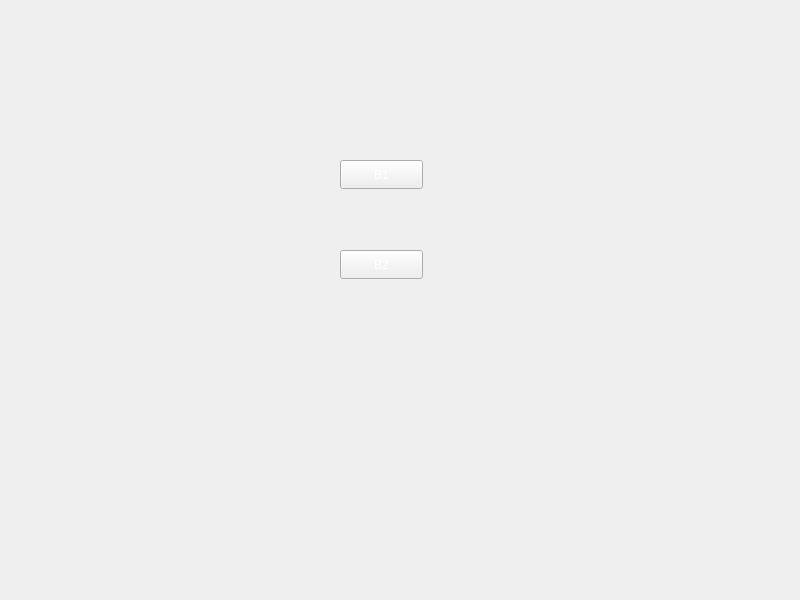
<?xml version="1.0" encoding="UTF-8"?>
<ui version="4.0">
 <class>Hangman_game</class>
 <widget class="QMainWindow" name="Hangman_game">
  <property name="geometry">
   <rect>
    <x>0</x>
    <y>0</y>
    <width>800</width>
    <height>600</height>
   </rect>
  </property>
  <property name="windowTitle">
   <string>MainWindow</string>
  </property>
  <property name="styleSheet">
   <string notr="true">color: white;
background-color: none;
font: 15pt&quot;BM Jua&quot;;</string>
  </property>
  <widget class="QWidget" name="centralwidget">
   <widget class="QPushButton" name="B1Button">
    <property name="geometry">
     <rect>
      <x>340</x>
      <y>160</y>
      <width>83</width>
      <height>29</height>
     </rect>
    </property>
    <property name="text">
     <string>B1</string>
    </property>
   </widget>
   <widget class="QPushButton" name="B2Button">
    <property name="geometry">
     <rect>
      <x>340</x>
      <y>250</y>
      <width>83</width>
      <height>29</height>
     </rect>
    </property>
    <property name="text">
     <string>B2</string>
    </property>
   </widget>
   <widget class="QPushButton" name="goBackButton">
    <property name="geometry">
     <rect>
      <x>20</x>
      <y>20</y>
      <width>41</width>
      <height>32</height>
     </rect>
    </property>
    <property name="cursor">
     <cursorShape>PointingHandCursor</cursorShape>
    </property>
    <property name="styleSheet">
     <string notr="true">background: none;
border: none;</string>
    </property>
    <property name="text">
     <string/>
    </property>
    <property name="icon">
     <iconset resource="icons.qrc">
      <normaloff>:/image for c++ project/Button/goBackButton.png</normaloff>:/image for c++ project/Button/goBackButton.png</iconset>
    </property>
    <property name="iconSize">
     <size>
      <width>64</width>
      <height>64</height>
     </size>
    </property>
   </widget>
  </widget>
 </widget>
 <resources>
  <include location="icons.qrc"/>
 </resources>
 <connections/>
</ui>
